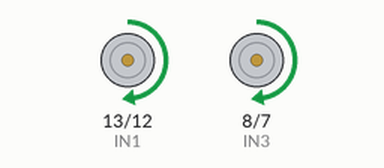
This sketch was run on a simulated Arduino Uno, built with avr-gcc and run on an emulated ATmega328P. Parts: motor-driver pin pairs drawn as motors (green arrow = first pin HIGH = forward, orange = second pin HIGH = backward, longer = more drive, scaled by the enable pin).

Above: at 1.0 s.
At 3.0 s:
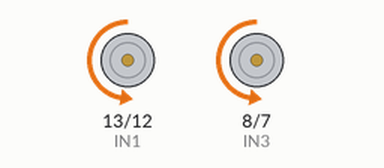
At 6.5 s:
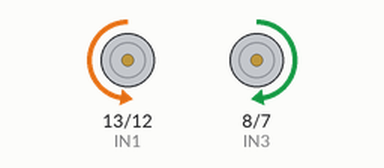
At 9.5 s:
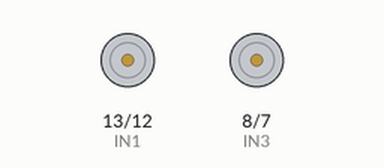
Timing chart, 0 to 13.0 s (numbered marks = the images above):
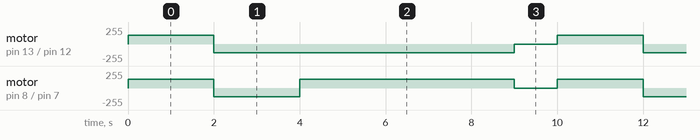

Measured:
- by itself, motor on pin 13 (IN1) / pin 12 (IN2): repeats every 10.0 s: backward 128/255 7.0 s, stopped 1.0 s, forward 128/255 2.0 s
- by itself, motor on pin 8 (IN3) / pin 7 (IN4): repeats every 10.0 s: backward 128/255 2.0 s, forward 128/255 5.0 s, stopped 1.0 s, forward 128/255 2.0 s

The sketch:

test_car_movements.ino
```cpp
// === Motor Driver Pins (L298N) ===
#define ENA 10
#define IN1 13
#define IN2 12
#define IN3 8
#define IN4 7
#define ENB 5

void moveCar(int leftSpeed, int rightSpeed);
void stopCar();


void setup() {
  pinMode(ENA, OUTPUT);
  pinMode(IN1, OUTPUT);
  pinMode(IN2, OUTPUT);
  pinMode(IN3, OUTPUT);
  pinMode(IN4, OUTPUT);
  pinMode(ENB, OUTPUT);
}

void loop() {
  // Move forward at full speed for 2 seconds
  moveCar(128, 128);
  delay(2000);
  // Move backward at half speed for 2 seconds
  moveCar(-128, -128);
  delay(2000);
  // Turn left at full speed for 1 second
  moveCar(128, -128);
  delay(5000);
  // Turn right at full speed for 1 second
  stopCar();
  delay(1000);
}

void moveCar(int leftSpeed, int rightSpeed) {
  digitalWrite(IN3, leftSpeed > 0);
  digitalWrite(IN4, leftSpeed < 0);
  analogWrite(ENB, abs(leftSpeed));

  digitalWrite(IN1, rightSpeed > 0);
  digitalWrite(IN2, rightSpeed < 0);
  analogWrite(ENA, abs(rightSpeed));
}
void stopCar() {
  moveCar(0, 0);
}
```
